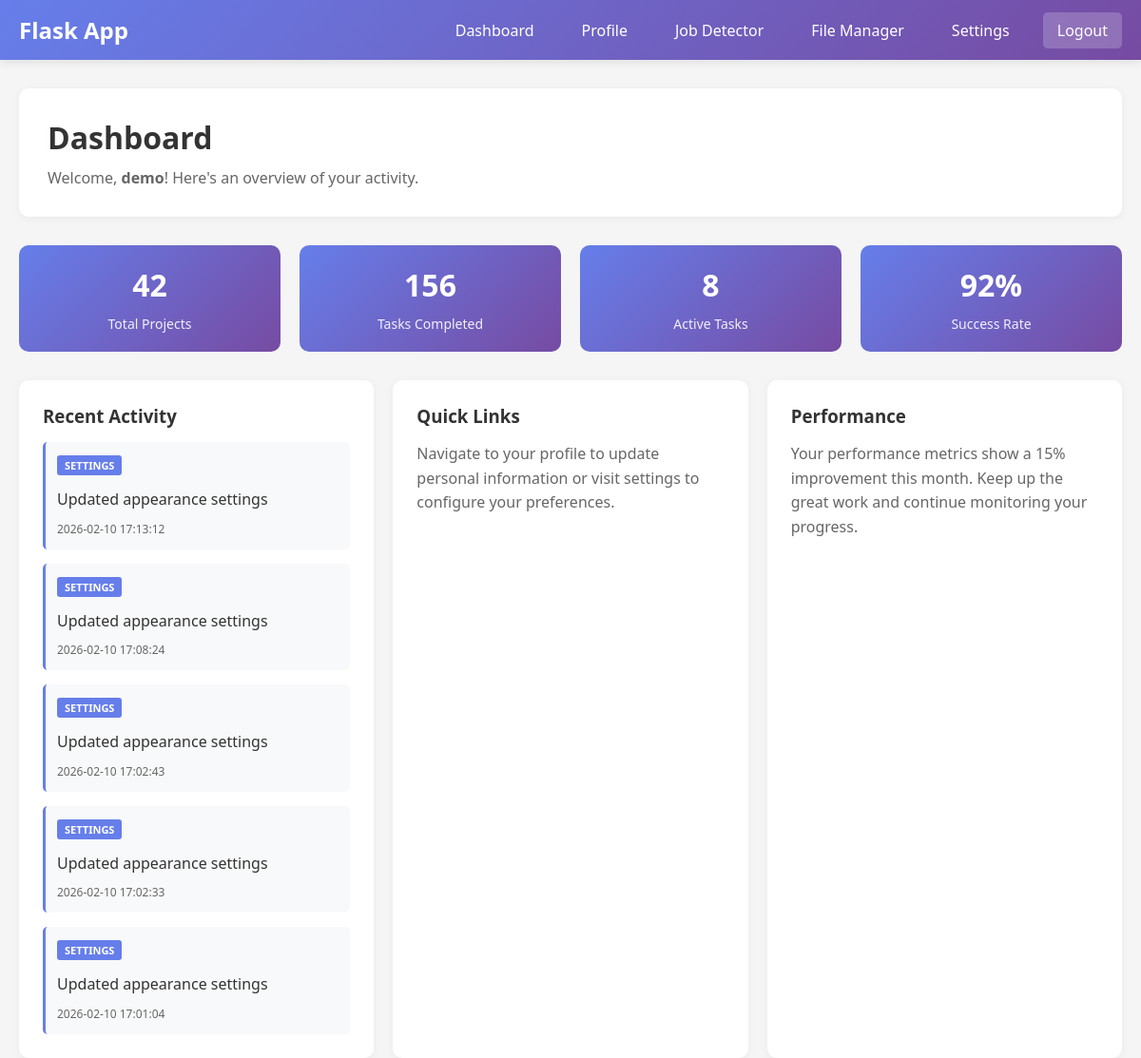
The app's page /dashboard (signed in) with its own data.
### tables this page shows
CREATE TABLE users (
            id INTEGER PRIMARY KEY AUTOINCREMENT,
            username TEXT UNIQUE NOT NULL,
            password TEXT NOT NULL,
            created_at TIMESTAMP DEFAULT CURRENT_TIMESTAMP
        );

CREATE TABLE user_activities (
            id INTEGER PRIMARY KEY AUTOINCREMENT,
            user_id INTEGER NOT NULL,
            activity_type TEXT NOT NULL,
            description TEXT NOT NULL,
            created_at TIMESTAMP DEFAULT CURRENT_TIMESTAMP,
            FOREIGN KEY (user_id) REFERENCES users (id)
        );

### app.py (the view)
@app.route('/dashboard')
def dashboard():
    if 'username' not in session:
        return redirect(url_for('login'))
    recent_activities = get_user_activities(session['username'], limit=5)
    return render_template('dashboard.html', username=session['username'], recent_activities=recent_activities)

### app.py (called while the page is built)
@app.context_processor
def inject_preferences():
    if 'username' in session:
        return {'user_preferences': get_user_preferences(session['username'])}
    return {'user_preferences': {'dark_mode': 0, 'compact_view': 0}}

@app.before_request
def make_session_permanent():
    session.permanent = True
    app.permanent_session_lifetime = timedelta(hours=24)

### database.py (called while the page is built)
def get_db():
    conn = sqlite3.connect(DB_NAME)
    conn.row_factory = sqlite3.Row
    return conn

def get_user_id(username):
    conn = get_db()
    cursor = conn.cursor()
    cursor.execute('SELECT id FROM users WHERE username = ?', (username,))
    result = cursor.fetchone()
    conn.close()
    return result[0] if result else None

def get_user_activities(username, limit=4):
    user_id = get_user_id(username)
    if not user_id:
        return []
    conn = get_db()
    cursor = conn.cursor()
    cursor.execute('''
        SELECT activity_type, description, created_at
        FROM user_activities
        WHERE user_id = ?
        ORDER BY created_at DESC
        LIMIT ?
    ''', (user_id, limit))
    results = cursor.fetchall()
    conn.close()
    return [dict(row) for row in results]

def get_user_preferences(username):
    user_id = get_user_id(username)
    if not user_id:
        return {'dark_mode': 0, 'compact_view': 0}
    conn = get_db()
    cursor = conn.cursor()
    cursor.execute('SELECT dark_mode, compact_view FROM user_preferences WHERE user_id = ?', (user_id,))
    result = cursor.fetchone()
    conn.close()
    if result:
        return dict(result)
    return {'dark_mode': 0, 'compact_view': 0}

### templates/dashboard.html (shortened to what this page needs)
<!DOCTYPE html>
<html lang="en">
<head>
    <link rel="stylesheet" href="{{ url_for('static', filename='css/style.css') }}">
</head>
<body class="dashboard-page{% if user_preferences.dark_mode %} dark-mode{% endif %}{% if user_preferences.compact_view %} compact-view{% endif %}">
    <nav class="navbar">
        <div class="navbar-content">
            <h2>Flask App</h2>
            <ul class="navbar-menu">
                <li><a href="{{ url_for('dashboard') }}">Dashboard</a></li>
                <li><a href="{{ url_for('profile') }}">Profile</a></li>
                <li><a href="{{ url_for('job_post_detector') }}">Job Detector</a></li>
                <li><a href="{{ url_for('upload') }}">File Manager</a></li>
                <li><a href="{{ url_for('settings') }}">Settings</a></li>
                <li><a href="{{ url_for('logout') }}" class="logout">Logout</a></li>
            </ul>
        </div>
    </nav>
    <div class="page-container">
        <div class="page-header">
            <h1>Dashboard</h1>
            <p>Welcome, <strong>{{ username }}</strong>! Here's an overview of your activity.</p>
        </div>
        <div class="stats">
            <div class="stat-box">
                <div class="stat-number">42</div>
                <div class="stat-label">Total Projects</div>
            </div>
            <div class="stat-box">
                <div class="stat-number">156</div>
                <div class="stat-label">Tasks Completed</div>
            </div>
            <div class="stat-box">
                <div class="stat-number">8</div>
                <div class="stat-label">Active Tasks</div>
            </div>
            <div class="stat-box">
                <div class="stat-number">92%</div>
                <div class="stat-label">Success Rate</div>
            </div>
        </div>
        <div class="content-grid" style="margin-top: 30px;">
            <div class="card">
                <h3>Recent Activity</h3>
                {% if recent_activities %}
                    <div class="activity-list">
                        {% for activity in recent_activities %}
                        <div class="activity-item">
                            <span class="activity-type">{{ activity.activity_type }}</span>
                            <p>{{ activity.description }}</p>
                            <small>{{ activity.created_at }}</small>
                        </div>
                        {% endfor %}
                    </div>
                {% else %}
                    <p>No recent activities yet. Start using the app to see your activity history!</p>
                {% endif %}
            </div>
            <div class="card">
                <h3>Quick Links</h3>
                <p>Navigate to your profile to update personal information or visit settings to configure your preferences.</p>
            </div>
            <div class="card">
                <h3>Performance</h3>
                <p>Your performance metrics show a 15% improvement this month. Keep up the great work and continue monitoring your progress.</p>
            </div>
        </div>
    </div>
</body>
</html>

### static/css/style.css (style rules this page uses)
* { margin: 0; padding: 0; box-sizing: border-box; }
body { font-family: 'Segoe UI', Tahoma, Geneva, Verdana, sans-serif; min-height: 100vh; }
body.dashboard-page { background: #f5f5f5; display: block; }
.navbar { background: linear-gradient(135deg, #667eea 0%, #764ba2 100%); padding: 15px 0; box-shadow: 0 2px 10px rgba(0, 0, 0, 0.1); margin-bottom: 30px; }
.navbar-content { max-width: 1200px; margin: 0 auto; padding: 0 20px; display: flex; justify-content: space-between; align-items: center; }
.navbar h2 { color: white; margin: 0; }
.navbar-menu { display: flex; gap: 20px; list-style: none; }
.navbar-menu a { color: white; text-decoration: none; padding: 8px 15px; border-radius: 5px; transition: background 0.3s; }
.navbar-menu .logout { background: rgba(255, 255, 255, 0.2); }
.page-container { max-width: 1200px; margin: 0 auto; padding: 0 20px; }
.page-header { background: white; padding: 30px; border-radius: 10px; box-shadow: 0 2px 10px rgba(0, 0, 0, 0.05); margin-bottom: 30px; }
.page-header h1 { color: #333 !important; margin-bottom: 10px; display: block !important; visibility: visible !important; }
.page-header p { color: #666 !important; display: block !important; visibility: visible !important; }
.content-grid { display: grid; grid-template-columns: repeat(auto-fit, minmax(300px, 1fr)); gap: 20px; }
.card { background: white; padding: 25px; border-radius: 10px; box-shadow: 0 2px 10px rgba(0, 0, 0, 0.05); transition: transform 0.3s, box-shadow 0.3s; }
.card h3 { color: #333; margin-bottom: 15px; }
.card p { color: #666; line-height: 1.6; }
.stats { display: grid; grid-template-columns: repeat(auto-fit, minmax(200px, 1fr)); gap: 20px; margin-top: 20px; }
.stat-box { background: linear-gradient(135deg, #667eea 0%, #764ba2 100%); color: white; padding: 20px; border-radius: 10px; text-align: center; }
.stat-number { font-size: 32px; font-weight: bold; margin-bottom: 10px; }
.stat-label { font-size: 14px; opacity: 0.9; }

### templates/dashboard.html (style rules this page uses)
.activity-list { display: flex; flex-direction: column; gap: 15px; }
.activity-item { padding: 12px; background: #f8f9fa; border-radius: 5px; border-left: 3px solid #667eea; }
.activity-type { display: inline-block; padding: 3px 8px; background: #667eea; color: white; border-radius: 3px; font-size: 11px; text-transform: uppercase; font-weight: 600; margin-bottom: 5px; }
.activity-item p { margin: 8px 0 5px 0; color: #333; }
.activity-item small { color: #666; font-size: 12px; }

### records on screen
users: username "demo"
user_activities: activity_type "SETTINGS", description "Updated appearance settings", created_at "2026-02-10 17:13:12"
user_activities: activity_type "SETTINGS", description "Updated appearance settings", created_at "2026-02-10 17:08:24"
user_activities: activity_type "SETTINGS", description "Updated appearance settings", created_at "2026-02-10 17:02:43"
user_activities: activity_type "SETTINGS", description "Updated appearance settings", created_at "2026-02-10 17:02:33"
user_activities: activity_type "SETTINGS", description "Updated appearance settings", created_at "2026-02-10 17:01:04"
